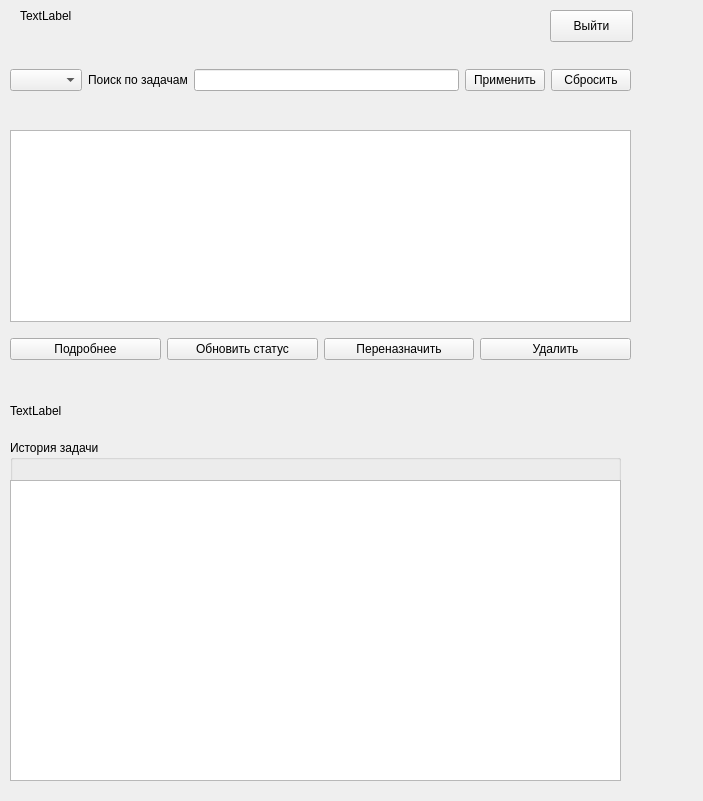
<?xml version="1.0" encoding="UTF-8"?>
<ui version="4.0">
 <class>TasksWidget</class>
 <widget class="QWidget" name="TasksWidget">
  <property name="geometry">
   <rect>
    <x>0</x>
    <y>0</y>
    <width>703</width>
    <height>801</height>
   </rect>
  </property>
  <property name="windowTitle">
   <string>Задачи</string>
  </property>
  <widget class="QWidget" name="horizontalLayoutWidget">
   <property name="geometry">
    <rect>
     <x>10</x>
     <y>40</y>
     <width>621</width>
     <height>80</height>
    </rect>
   </property>
   <layout class="QHBoxLayout" name="horizontalLayout">
    <item>
     <widget class="QComboBox" name="comboBox"/>
    </item>
    <item>
     <widget class="QLabel" name="label">
      <property name="text">
       <string>Поиск по задачам</string>
      </property>
     </widget>
    </item>
    <item>
     <widget class="QLineEdit" name="lineEdit"/>
    </item>
    <item>
     <widget class="QPushButton" name="pushButton_apply_filters">
      <property name="text">
       <string>Применить</string>
      </property>
     </widget>
    </item>
    <item>
     <widget class="QPushButton" name="pushButton_reset_filters">
      <property name="text">
       <string>Сбросить</string>
      </property>
     </widget>
    </item>
   </layout>
  </widget>
  <widget class="QTableView" name="tableView_tasks">
   <property name="geometry">
    <rect>
     <x>10</x>
     <y>130</y>
     <width>621</width>
     <height>192</height>
    </rect>
   </property>
  </widget>
  <widget class="QPushButton" name="pushButton_exit">
   <property name="geometry">
    <rect>
     <x>550</x>
     <y>10</y>
     <width>83</width>
     <height>32</height>
    </rect>
   </property>
   <property name="text">
    <string>Выйти</string>
   </property>
  </widget>
  <widget class="QGroupBox" name="groupBox_task_history">
   <property name="geometry">
    <rect>
     <x>10</x>
     <y>440</y>
     <width>611</width>
     <height>341</height>
    </rect>
   </property>
   <property name="title">
    <string>История задачи</string>
   </property>
   <widget class="QTableView" name="tableView_tasks_history">
    <property name="geometry">
     <rect>
      <x>0</x>
      <y>40</y>
      <width>611</width>
      <height>301</height>
     </rect>
    </property>
   </widget>
  </widget>
  <widget class="QLabel" name="label_current_project">
   <property name="geometry">
    <rect>
     <x>20</x>
     <y>0</y>
     <width>281</width>
     <height>31</height>
    </rect>
   </property>
   <property name="text">
    <string>TextLabel</string>
   </property>
  </widget>
  <widget class="QWidget" name="horizontalLayoutWidget_2">
   <property name="geometry">
    <rect>
     <x>10</x>
     <y>329</y>
     <width>621</width>
     <height>41</height>
    </rect>
   </property>
   <layout class="QHBoxLayout" name="horizontalLayout_buttons_actions">
    <item>
     <widget class="QPushButton" name="pushButton_read_task">
      <property name="text">
       <string>Подробнее</string>
      </property>
     </widget>
    </item>
    <item>
     <widget class="QPushButton" name="pushButton_update_status_task">
      <property name="text">
       <string>Обновить статус</string>
      </property>
     </widget>
    </item>
    <item>
     <widget class="QPushButton" name="pushButton_reassign_task">
      <property name="text">
       <string>Переназначить</string>
      </property>
     </widget>
    </item>
    <item>
     <widget class="QPushButton" name="pushButton_delete_task">
      <property name="text">
       <string>Удалить</string>
      </property>
     </widget>
    </item>
   </layout>
  </widget>
  <widget class="QLabel" name="label_task_description">
   <property name="geometry">
    <rect>
     <x>10</x>
     <y>380</y>
     <width>611</width>
     <height>61</height>
    </rect>
   </property>
   <property name="text">
    <string>TextLabel</string>
   </property>
   <property name="wordWrap">
    <bool>true</bool>
   </property>
  </widget>
 </widget>
 <resources/>
 <connections/>
</ui>
